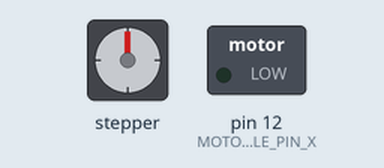
Simulated run of this sketch. Board: Arduino Uno, built with avr-gcc and run on an emulated ATmega328P. On the bench: stepper motor, switched loads named in the sketch (green lamp = pin HIGH). Stepper angles assume 200 steps per turn.

Above: at 0.15 s.
At 10.05 s:
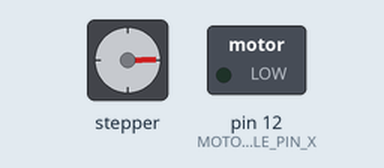
At 19.96 s:
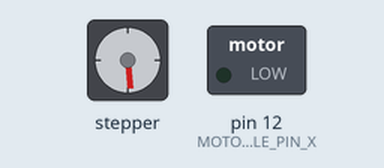
At 39.77 s:
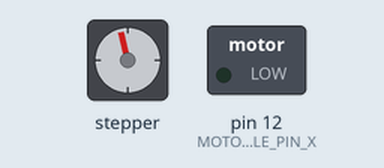
Timing chart, 0 to 40.0 s (numbered marks = the images above):
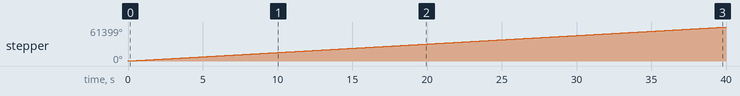

The sketch:

sketch_jun19a.ino
```cpp
#include <AccelStepper.h>

//Eje X
#define MOTOR_A_ENABLE_PIN_X 12   //Arduino D8  / Wemos D6
#define MOTOR_A_STEP_PIN_X 16     //Arduino D2  / Wemos D0
#define MOTOR_A_DIR_PIN_X 0       //Arduino D5  / Wemos D3

//Eje Z
#define MOTOR_B_ENABLE_PIN_Z 12   //Arduino D8  / Wemos D6
#define MOTOR_B_STEP_PIN_Z 4      //Arduino D3  / Wemos D2
#define MOTOR_B_DIR_PIN_Z 14      //Arduino D6  / Wemos D5

//AccelStepper Xaxis(1, 2, 5); // pin 2 = step, pin 5 = direction
AccelStepper Xaxis(1, MOTOR_A_STEP_PIN_X, MOTOR_A_DIR_PIN_X); // pin 2 = step, pin 5 = direction
AccelStepper Zaxis(1, MOTOR_B_STEP_PIN_Z, MOTOR_B_DIR_PIN_Z); // pin 2 = step, pin 5 = direction


//const byte enablePin = 8;
const byte enablePinX = MOTOR_A_ENABLE_PIN_X;
const byte enablePinZ = MOTOR_B_ENABLE_PIN_Z;

void setup()
{
   pinMode(enablePinX, OUTPUT);
   digitalWrite(enablePinX, LOW);

   Xaxis.setMaxSpeed(12800);
   Xaxis.setSpeed(1000); // had to slow for my motor

   pinMode(enablePinZ, OUTPUT);
   digitalWrite(enablePinZ, LOW);

   Zaxis.setMaxSpeed(12800);
   Zaxis.setSpeed(1000); // had to slow for my motor
}

void loop()
{
   // Xaxis.runSpeed();
   Zaxis.runSpeed();
}
```

Measured:
- by itself, stepper: keeps turning clockwise at about 1536°/s
